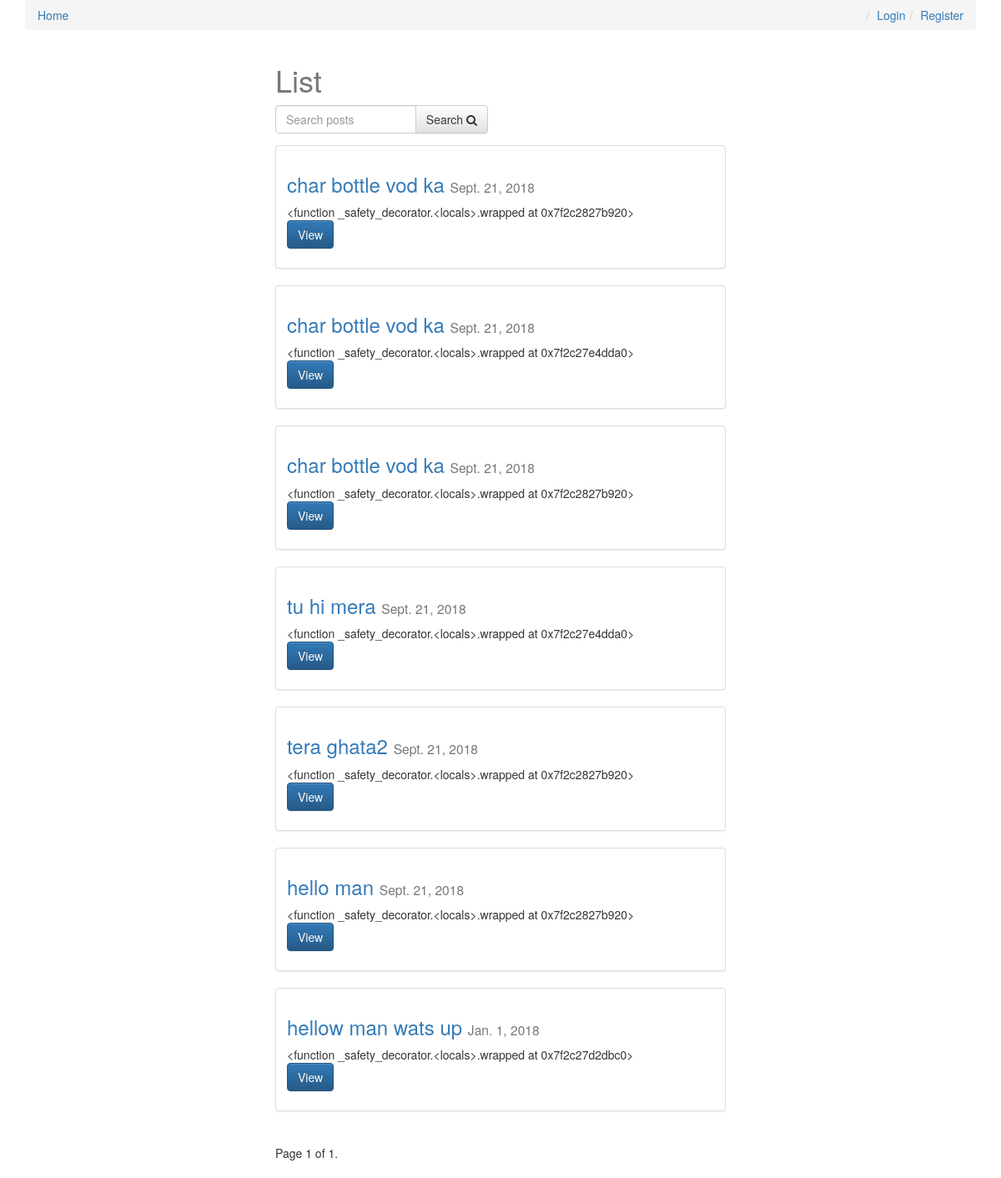
The page / on the database its author committed.
### posts/models.py (models this page shows, shortened)
class Post(models.Model):
    user = models.ForeignKey(settings.AUTH_USER_MODEL, default=1)
    title = models.CharField(max_length=120)
    slug = models.SlugField(unique=True)
    image = models.ImageField(upload_to=upload_location,
            null=True,
            blank=True,
            width_field="width_field",
            height_field="height_field")
    height_field = models.IntegerField(default=0)
    width_field = models.IntegerField(default=0)
    content = models.TextField()
    draft = models.BooleanField(default=False)
    publish = models.DateField(auto_now=False, auto_now_add=False)
    read_time =  models.IntegerField(default=0) # models.TimeField(null=True, blank=True) #assume minutes
    updated = models.DateTimeField(auto_now=True, auto_now_add=False)
    timestamp = models.DateTimeField(auto_now=False, auto_now_add=True)
    objects = PostManager()
    def get_absolute_url(self):
        return reverse("posts:detail", kwargs={"slug": self.slug})
    class Meta:
        ordering = ["-timestamp", "-updated"]
    def get_markdown(self):
        content = self.content
        markdown_text = markdown(content)
        return mark_safe(markdown_text)

### posts/views.py (the view, shortened to what this page needs)
# urls.py: url(r'^$', post_list, name='list'),
def post_list(request):
	today = timezone.now().date()
	queryset_list = Post.objects.active() #.order_by("-timestamp")
	if request.user.is_staff or request.user.is_superuser:
		queryset_list = Post.objects.all()
	query = request.GET.get("q")
	paginator = Paginator(queryset_list, 8) # Show 25 contacts per page
	page_request_var = "page"
	page = request.GET.get(page_request_var)
	try:
		queryset = paginator.page(page)
	except PageNotAnInteger:
		queryset = paginator.page(1)
	except EmptyPage:
		queryset = paginator.page(paginator.num_pages)
	context = {
		"object_list": queryset,
		"title": "List",
		"page_request_var": page_request_var,
		"today": today,
	}
	return render(request, "post_list.html", context)

### posts/models.py (called while the page is built)
    def active(self, *args, **kwargs):
        return super(PostManager, self).filter(draft=False).filter(publish__lte=timezone.now())

### templates/post_list.html (shortened to what this page needs)
{% extends "base.html" %}
{% block content %}
<div class='col-sm-6 col-sm-offset-3'>
    <h1>{{ title }}</h1>
<form method='GET' action='' class='row'>
        <div class='col-sm-6'>
            <div class='input-group'>
                <input class='form-control' type='text' name='q' placeholder='Search posts' value='{{ request.GET.q }}'/>
                <span class='input-group-btn'>
                    <button class='btn btn-default' type='submit'>Search <i class="fa fa-search"></i></button>
                </span>
            </div>
        </div>
</form>
{% for obj in object_list %}
<div class="row">
  <div class="col-sm-12">
    <div class="thumbnail">
      <div class="caption post-detail-item">
        <h3><a href='{{ obj.get_absolute_url }}'>{{ obj.title }}</a> <small>{{ obj.publish }}</small></h3>
        {{ obj.get_markdown|truncatechars_html:120 }}
        <p><a href="{{ obj.get_absolute_url }}" class="btn btn-primary" role="button">View</a></p>
      </div>
    </div>
  </div>
</div>
{% endfor %}
<div class="pagination">
    <span class="step-links">
        <span class="current">
            Page {{ object_list.number }} of {{ object_list.paginator.num_pages }}.
        </span>
    </span>
</div>
</div>
{% endblock content %}

### templates/base.html (shortened to what this page needs)
{% load staticfiles %}
<html>
<head>
<link rel="stylesheet" href="https://maxcdn.bootstrapcdn.com/bootstrap/3.3.6/css/bootstrap.min.css">
<link rel="stylesheet" href="https://maxcdn.bootstrapcdn.com/bootstrap/3.3.6/css/bootstrap-theme.min.css">
<link rel='stylesheet' href='https://maxcdn.bootstrapcdn.com/font-awesome/4.5.0/css/font-awesome.min.css' >
<link rel='stylesheet' href='{% static "css/base.css" %}' />
</head>
<body>
<div class='container'>
    <ol class='breadcrumb'>
        <li><a href='{% url "posts:list" %}'>Home</a></li>
        {% if not request.user.is_authenticated %}
        <li class='pull-right'><a href='{% url "register" %}'>Register</a></li>
        <li class='pull-right'><a href='{% url "login" %}'>Login</a></li>
        {% else %}
        <li class='pull-right'><a href='{% url "logout" %}'>Logout</a></li>
        {% endif %}
    </ol>
{% block content %}{% endblock content %}
</div>
</body>
</html>

### static/css/base.css (style rules this page uses)
h1 { color: #777777; }

### rows shown on the page
Post: title "char bottle vod ka", publish "Sept. 21, 2018", get_markdown "<function _safety_decorator.<locals>.wrapped at 0x7f2c2827b920>"
Post: title "char bottle vod ka", publish "Sept. 21, 2018", get_markdown "<function _safety_decorator.<locals>.wrapped at 0x7f2c27e4dda0>"
Post: title "char bottle vod ka", publish "Sept. 21, 2018", get_markdown "<function _safety_decorator.<locals>.wrapped at 0x7f2c2827b920>"
Post: title "tu hi mera", publish "Sept. 21, 2018", get_markdown "<function _safety_decorator.<locals>.wrapped at 0x7f2c27e4dda0>"
Post: title "tera ghata2", publish "Sept. 21, 2018", get_markdown "<function _safety_decorator.<locals>.wrapped at 0x7f2c2827b920>"
Post: title "hello man", publish "Sept. 21, 2018", get_markdown "<function _safety_decorator.<locals>.wrapped at 0x7f2c2827b920>"
Post: title "hellow man wats up", publish "Jan. 1, 2018", get_markdown "<function _safety_decorator.<locals>.wrapped at 0x7f2c27d2dbc0>"

### other values the page prints
{{ title }} "List"
{{ object_list.number }} "1"
{{ object_list.paginator.num_pages }} "1"
